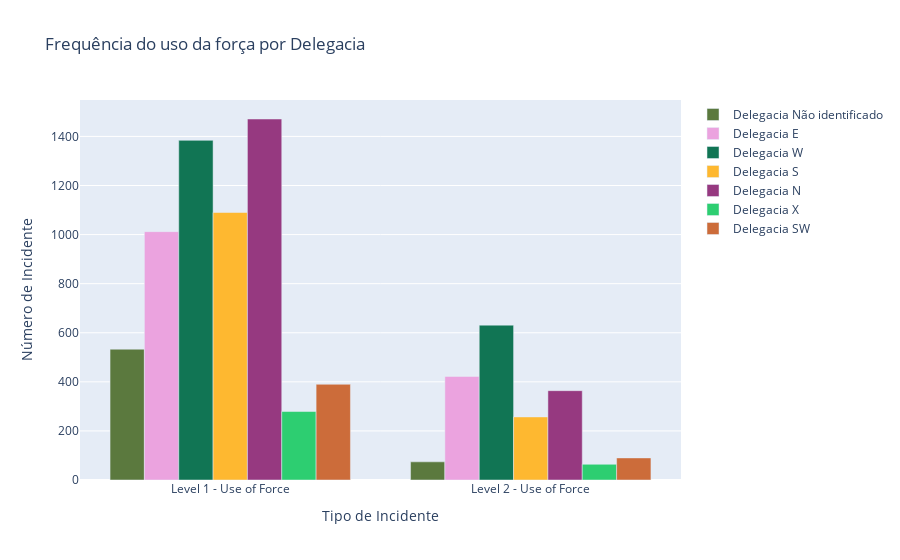

The cell this chart's notebook holds for it:
### Code cell
# Grafico dinamico no Jupyter notebook
iplot(fig)

### Figure 1 — Plotly figure (JSON) as saved in the notebook; plotly's stock layout.template omitted (floating-point values rounded to 4 significant figures)
{"data": [{"marker": {"color": "rgb(91, 121, 62)"}, "name": "Delegacia Não identificado", "type": "bar", "x": ["Level 1 - Use of Force", "Level 2 - Use of Force"], "y": [533, 74]}, {"marker": {"color": "rgb(235, 163, 223)"}, "name": "Delegacia E", "type": "bar", "x": ["Level 1 - Use of Force", "Level 2 - Use of Force"], "y": [1012, 422]}, {"marker": {"color": "rgb(17, 117, 84)"}, "name": "Delegacia W", "type": "bar", "x": ["Level 1 - Use of Force", "Level 2 - Use of Force"], "y": [1384, 631]}, {"marker": {"color": "rgb(254, 184, 48)"}, "name": "Delegacia S", "type": "bar", "x": ["Level 1 - Use of Force", "Level 2 - Use of Force"], "y": [1090, 257]}, {"marker": {"color": "rgb(150, 57, 128)"}, "name": "Delegacia N", "type": "bar", "x": ["Level 1 - Use of Force", "Level 2 - Use of Force"], "y": [1471, 364]}, {"marker": {"color": "rgb(45, 206, 113)"}, "name": "Delegacia X", "type": "bar", "x": ["Level 1 - Use of Force", "Level 2 - Use of Force"], "y": [279, 64]}, {"marker": {"color": "rgb(204, 108, 58)"}, "name": "Delegacia SW", "type": "bar", "x": ["Level 1 - Use of Force", "Level 2 - Use of Force"], "y": [390, 90]}], "layout": {"barmode": "group", "title": {"text": "Frequência do uso da força por Delegacia"}, "xaxis": {"title": {"text": "Tipo de Incidente"}}, "yaxis": {"title": {"text": "Número de Incidente"}}}}
